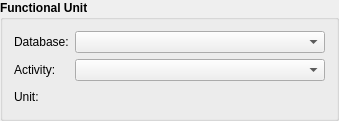
             <widget class="QGroupBox" name="groupBox_11">
              <property name="font">
               <font>
                <weight>75</weight>
                <bold>true</bold>
                <kerning>true</kerning>
               </font>
              </property>
              <property name="title">
               <string>Functional Unit</string>
              </property>
              <layout class="QGridLayout" name="gridLayout_5">
               <item row="0" column="0">
                <widget class="QLabel" name="label_65">
                 <property name="font">
                  <font>
                   <weight>50</weight>
                   <bold>false</bold>
                   <kerning>true</kerning>
                  </font>
                 </property>
                 <property name="text">
                  <string>Database:</string>
                 </property>
                </widget>
               </item>
               <item row="0" column="1" colspan="3">
                <widget class="QComboBox" name="MC_FU_DB">
                 <property name="sizePolicy">
                  <sizepolicy hsizetype="Preferred" vsizetype="Preferred">
                   <horstretch>0</horstretch>
                   <verstretch>0</verstretch>
                  </sizepolicy>
                 </property>
                 <property name="font">
                  <font>
                   <weight>50</weight>
                   <bold>false</bold>
                   <kerning>true</kerning>
                  </font>
                 </property>
                </widget>
               </item>
               <item row="1" column="0">
                <widget class="QLabel" name="label_64">
                 <property name="font">
                  <font>
                   <weight>50</weight>
                   <bold>false</bold>
                   <kerning>true</kerning>
                  </font>
                 </property>
                 <property name="text">
                  <string>Activity:</string>
                 </property>
                </widget>
               </item>
               <item row="1" column="1" colspan="3">
                <widget class="QComboBox" name="MC_FU_act">
                 <property name="sizePolicy">
                  <sizepolicy hsizetype="Preferred" vsizetype="Preferred">
                   <horstretch>0</horstretch>
                   <verstretch>0</verstretch>
                  </sizepolicy>
                 </property>
                 <property name="minimumSize">
                  <size>
                   <width>250</width>
                   <height>0</height>
                  </size>
                 </property>
                 <property name="font">
                  <font>
                   <weight>50</weight>
                   <bold>false</bold>
                   <kerning>true</kerning>
                  </font>
                 </property>
                </widget>
               </item>
               <item row="2" column="0">
                <widget class="QLabel" name="label_63">
                 <property name="font">
                  <font>
                   <weight>50</weight>
                   <bold>false</bold>
                   <kerning>true</kerning>
                  </font>
                 </property>
                 <property name="text">
                  <string>Unit:</string>
                 </property>
                </widget>
               </item>
               <item row="2" column="2">
                <widget class="QLabel" name="MC_FU_unit">
                 <property name="text">
                  <string/>
                 </property>
                </widget>
               </item>
               <item row="2" column="3">
                <spacer name="horizontalSpacer_2">
                 <property name="orientation">
                  <enum>Qt::Horizontal</enum>
                 </property>
                 <property name="sizeHint" stdset="0">
                  <size>
                   <width>40</width>
                   <height>20</height>
                  </size>
                 </property>
                </spacer>
               </item>
              </layout>
             </widget>
